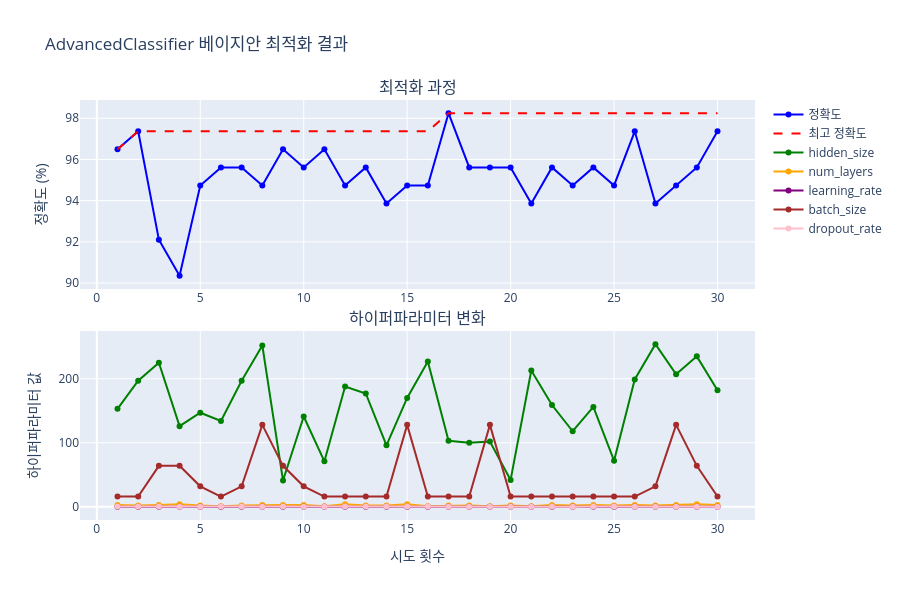

The notebook cell saved with this chart:
### Code cell
# 최적화 과정 시각화
trials = study.trials
values = [trial.value for trial in trials]
params_history = []
for trial in trials:
    params_history.append(list(trial.params.values()))

# 서브플롯 생성
fig = make_subplots(
    rows=2, cols=1,
    subplot_titles=('최적화 과정', '하이퍼파라미터 변화'),
    vertical_spacing=0.1
)

# 정확도 변화
fig.add_trace(
    go.Scatter(
        x=list(range(1, len(values) + 1)),
        y=values,
        mode='lines+markers',
        name='정확도',
        line=dict(color='blue')
    ),
    row=1, col=1
)

# 최고 정확도 추적
best_so_far = np.maximum.accumulate(values)
fig.add_trace(
    go.Scatter(
        x=list(range(1, len(best_so_far) + 1)),
        y=best_so_far,
        mode='lines',
        name='최고 정확도',
        line=dict(color='red', dash='dash')
    ),
    row=1, col=1
)

# 하이퍼파라미터 변화
param_names = list(study.best_params.keys())
colors = ['green', 'orange', 'purple', 'brown', 'pink']
for i, param_name in enumerate(param_names):
    param_values = [params[i] for params in params_history]
    fig.add_trace(
        go.Scatter(
            x=list(range(1, len(param_values) + 1)),
            y=param_values,
            mode='lines+markers',
            name=param_name,
            line=dict(color=colors[i % len(colors)])
        ),
        row=2, col=1
    )

fig.update_layout(
    title='AdvancedClassifier 베이지안 최적화 결과',
    height=600,
    showlegend=True
)

fig.update_xaxes(title_text='시도 횟수', row=2, col=1)
fig.update_yaxes(title_text='정확도 (%)', row=1, col=1)
fig.update_yaxes(title_text='하이퍼파라미터 값', row=2, col=1)

fig.show()

### Figure 1 — Plotly figure (JSON) as saved in the notebook; plotly's stock layout.template omitted (floating-point values rounded to 4 significant figures)
{"data": [{"line": {"color": "blue"}, "mode": "lines+markers", "name": "정확도", "type": "scatter", "x": [1, 2, 3, 4, 5, 6, 7, 8, 9, 10, 11, 12, 13, 14, 15, 16, 17, 18, 19, 20, 21, 22, 23, 24, 25, 26, 27, 28, 29, 30], "xaxis": "x", "y": [96.49, 97.37, 92.11, 90.35, 94.74, 95.61, 95.61, 94.74, 96.49, 95.61, 96.49, 94.74, 95.61, 93.86, 94.74, 94.74, 98.25, 95.61, 95.61, 95.61, 93.86, 95.61, 94.74, 95.61, 94.74, 97.37, 93.86, 94.74, 95.61, 97.37], "yaxis": "y"}, {"line": {"color": "red", "dash": "dash"}, "mode": "lines", "name": "최고 정확도", "type": "scatter", "x": [1, 2, 3, 4, 5, 6, 7, 8, 9, 10, 11, 12, 13, 14, 15, 16, 17, 18, 19, 20, 21, 22, 23, 24, 25, 26, 27, 28, 29, 30], "xaxis": "x", "y": [96.49, 97.37, 97.37, 97.37, 97.37, 97.37, 97.37, 97.37, 97.37, 97.37, 97.37, 97.37, 97.37, 97.37, 97.37, 97.37, 98.25, 98.25, 98.25, 98.25, 98.25, 98.25, 98.25, 98.25, 98.25, 98.25, 98.25, 98.25, 98.25, 98.25], "yaxis": "y"}, {"line": {"color": "green"}, "mode": "lines+markers", "name": "hidden_size", "type": "scatter", "x": [1, 2, 3, 4, 5, 6, 7, 8, 9, 10, 11, 12, 13, 14, 15, 16, 17, 18, 19, 20, 21, 22, 23, 24, 25, 26, 27, 28, 29, 30], "xaxis": "x2", "y": [153, 197, 225, 126, 147, 134, 197, 252, 41, 141, 71, 188, 177, 96, 170, 227, 103, 100, 102, 42, 213, 159, 118, 156, 72, 199, 254, 207, 235, 182], "yaxis": "y2"}, {"line": {"color": "orange"}, "mode": "lines+markers", "name": "num_layers", "type": "scatter", "x": [1, 2, 3, 4, 5, 6, 7, 8, 9, 10, 11, 12, 13, 14, 15, 16, 17, 18, 19, 20, 21, 22, 23, 24, 25, 26, 27, 28, 29, 30], "xaxis": "x2", "y": [3, 2, 3, 4, 2, 1, 2, 3, 3, 3, 1, 4, 2, 2, 4, 1, 2, 2, 1, 2, 1, 3, 2, 3, 2, 3, 2, 3, 4, 3], "yaxis": "y2"}, {"line": {"color": "purple"}, "mode": "lines+markers", "name": "learning_rate", "type": "scatter", "x": [1, 2, 3, 4, 5, 6, 7, 8, 9, 10, 11, 12, 13, 14, 15, 16, 17, 18, 19, 20, 21, 22, 23, 24, 25, 26, 27, 28, 29, 30], "xaxis": "x2", "y": [0.004674, 0.0006673, 0.000136, 0.0002154, 0.0006835, 0.03446, 0.001023, 0.004094, 0.003241, 0.005086, 0.09462, 0.01195, 0.0006761, 0.001762, 0.01259, 0.0004156, 0.00901, 0.01132, 0.00166, 0.03712, 0.0002655, 0.006263, 0.001892, 0.008522, 0.01911, 0.02142, 0.03005, 0.08162, 0.0209, 0.002359], "yaxis": "y2"}, {"line": {"color": "brown"}, "mode": "lines+markers", "name": "batch_size", "type": "scatter", "x": [1, 2, 3, 4, 5, 6, 7, 8, 9, 10, 11, 12, 13, 14, 15, 16, 17, 18, 19, 20, 21, 22, 23, 24, 25, 26, 27, 28, 29, 30], "xaxis": "x2", "y": [16, 16, 64, 64, 32, 16, 32, 128, 64, 32, 16, 16, 16, 16, 128, 16, 16, 16, 128, 16, 16, 16, 16, 16, 16, 16, 32, 128, 64, 16], "yaxis": "y2"}, {"line": {"color": "pink"}, "mode": "lines+markers", "name": "dropout_rate", "type": "scatter", "x": [1, 2, 3, 4, 5, 6, 7, 8, 9, 10, 11, 12, 13, 14, 15, 16, 17, 18, 19, 20, 21, 22, 23, 24, 25, 26, 27, 28, 29, 30], "xaxis": "x2", "y": [0.3963, 0.2992, 0.3056, 0.1461, 0.2616, 0.4057, 0.2921, 0.2602, 0.4425, 0.2135, 0.1078, 0.3789, 0.4891, 0.3486, 0.3554, 0.4358, 0.1859, 0.1909, 0.2126, 0.1753, 0.1052, 0.3114, 0.2478, 0.4905, 0.3531, 0.1513, 0.138, 0.1546, 0.2297, 0.1749], "yaxis": "y2"}], "layout": {"annotations": [{"font": {"size": 16}, "showarrow": false, "text": "최적화 과정", "x": 0.5, "xanchor": "center", "xref": "paper", "y": 1, "yanchor": "bottom", "yref": "paper"}, {"font": {"size": 16}, "showarrow": false, "text": "하이퍼파라미터 변화", "x": 0.5, "xanchor": "center", "xref": "paper", "y": 0.45, "yanchor": "bottom", "yref": "paper"}], "height": 600, "showlegend": true, "title": {"text": "AdvancedClassifier 베이지안 최적화 결과"}, "xaxis": {"anchor": "y", "domain": [0, 1]}, "xaxis2": {"anchor": "y2", "domain": [0, 1], "title": {"text": "시도 횟수"}}, "yaxis": {"anchor": "x", "domain": [0.55, 1], "title": {"text": "정확도 (%)"}}, "yaxis2": {"anchor": "x2", "domain": [0, 0.45], "title": {"text": "하이퍼파라미터 값"}}}}
